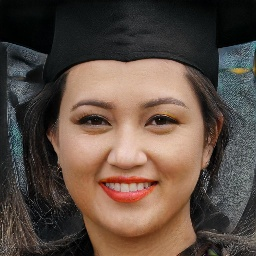
#> input picture src/red/test_data/fake/040MTHBYDL.jpg, 256 x 256 px
$ python -i quality_feature_iqm.py   (imports and definitions only)   (older library calls are emulated)
#> lines starting #> are read from the running program, lines starting #| are printed output that depends on the picture

import scipy
import scipy.signal as ssg
import scipy.ndimage as snf
import numpy as np
from numpy import moveaxis


def gauss_2d(shape=(3, 3), sigma=0.5):
    """
    Returns a 2D gaussian-filter matrix equivalent of matlab
    fspecial('gaussian'...)

    Works correctly.
    @param shape: tuple defining the size of the desired filter in each
        dimension. Elements of tuple should be 2 positive odd-integers.
    @param sigma: float-scalar
    @return h: 2D numpy array. Contains weights for 2D gaussian filter.
    2D gaussian mask - should give the same result as MATLAB's
    fspecial('gaussian',[shape],[sigma])
    """
    m, n = [(ss - 1.) / 2. for ss in shape]
    y, x = np.ogrid[-m:m + 1, -n:n + 1]
    h = np.exp(-(x * x + y * y) / (2. * sigma * sigma))
    h[h < np.finfo(h.dtype).eps * h.max()] = 0
    sumh = h.sum()
    if sumh != 0:
        h /= sumh
    return h


def compute_quality_features(image):
    """Extract a set of image quality-features computed for the input image.

    Parameters:

    image (:py:class:`numpy.ndarray`): A ``uint8`` array with 2 or 3
        dimensions, representing the input image of shape [M,N] (M rows x N
        cols). If 2D, image should contain a gray-image of shape [M,N]. If 3D,
        image should have a shape [3,M,N], and should contain an RGB-image.


    Returns:

    featSet (:py:class:`numpy.ndarray`): a 1D numpy array of 18 float32
        scalars, each representing one image-quality measure. This function
        returns a subset of the image-quality features (for face anti-spoofing)
        that have been described by Galbally et al. in their paper:
        "Image Quality Assessment for Fake Biometric Detection: Application to
        Iris, Fingerprint, and Face Recognition", IEEE Trans. on Image
        Processing Vol 23(2), 2014.
    """
    #print(image.shape)
    # changing input channel to first##
    image = moveaxis(image, 2, 0)
    gray_image = None
    #print("shape of input image:")
    #print(image.shape)
    if len(image.shape) == 3:
        if(image.shape[0] == 3):
            # compute gray-level image for input color-frame
            gray_image = matlab_rgb2gray(image)
#             #print(gray_image.shape)
        else:
            print('error. Wrong kind of input image')
    else:
        if len(image.shape) == 2:
            gray_image = image
#             #print(gray_image.shape)
        else:
            print('error -- wrong kind of input')

    if gray_image is not None:

        gwin = gauss_2d((3, 3), 0.5)  # set up the smoothing-filter
#         print("computing degraded version of image")
        smoothed = ssg.convolve2d(
            gray_image, gwin, boundary='symm', mode='same')

        """
        Some of the image-quality measures computed here require a reference
        image. For these measures, we use the input-image itself as a
        reference-image, and we compute the quality-measure of a smoothed
        version of the input-image. The assumption in this approach is that
        smoothing degrades a spoof-image more than it does a genuine image (see
        Galbally's paper referenced above).
        """
#         print("computing galbally quality features")
        featSet = image_quality_measures(gray_image, smoothed)

        return featSet

    else:
        return None


"""
actually computes various measures of similarity between the two input images,
but also returns some descriptors of the reference-image that are independent
of any other image. Returns a tuple of 18 values, each of which is a float-
scalar. The quality measures computed in this function correspond to the Image-
quality features discussed in Galbally et al., 2014.
"""

def image_quality_measures(refImage, testImage):
    """Compute image-quality measures for testImage and return a tuple of
       quality-measures. Some of the quality-measures require a reference-
       image, but others are 'no-reference' measures.
       :input refImage: 2d numpy array. Should represent input 8-bit gray-level
           image of size [M,N].
       :input testImage: 2d numpy array. Should represent input 8-bit gray-
           level image of size [M,N]..
       :return a tuple of 18 values, each of which is a float-scalar. The
            quality measures computed in this function correspond to the Image-
            quality features discussed in Galbally et al., 2014.
    """
    assert len(refImage.shape) == 2, "refImage should be a 2D array"
    assert len(testImage.shape) == 2, "testImage should be a 2D array"
    assert (refImage.shape[0] == testImage.shape[0]
            ), "The two images should have the same width"
    assert (refImage.shape[1] == testImage.shape[1]
            ), "The two images should have the same height"

    diffImg = refImage.astype(np.float64) - testImage.astype(np.float64)
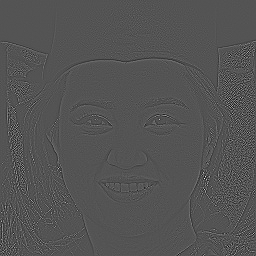
#> diffImg: shape (256, 256) float64; min -0.11, max 0.224, mean -5.11e-17; drawn with min black and max white
    diffSq = np.square(diffImg)
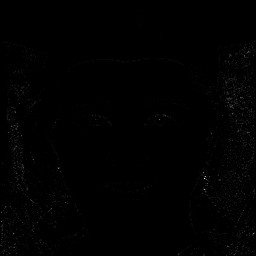
#> diffSq: shape (256, 256) float64; min 0, max 0.0502, mean 0.000263; drawn with min black and max white
    sumDiffSq = np.sum(diffSq)
#> sumDiffSq = 17.21
    absDiffImg = np.absolute(diffImg)

    refSq = np.square(refImage.astype(np.float64))
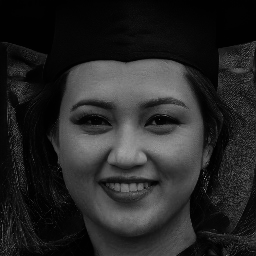
#> refSq: shape (256, 256) float64; min 0.00394, max 0.652, mean 0.153
    sumRefSq = np.sum(refSq)
#> sumRefSq = 9996.1

    # number of pixels in each image
    numPx = refImage.shape[0] * refImage.shape[1]
    maxPxVal = 255.0

    # 1 MSE
    mse00 = float(sumDiffSq) / float(numPx)
#> mse00 = 0.000263

    # 2 PSNR
    psnr01 = np.inf
    if mse00 > 0:
        psnr01 = 10.0 * np.log10(maxPxVal * maxPxVal / mse00)
#> psnr01 = 83.94

    # 3 AD: Average difference
    ad02 = float(np.sum(diffImg)) / float(numPx)
#> ad02 = -5.11e-17

    # 4 SC: structural content
    testSq = np.square(testImage.astype(np.float64))
    sumTestSq = np.sum(testSq)
#> sumTestSq = 9924
    sc03 = np.inf
    if sumTestSq > 0:
        sc03 = float(sumRefSq) / float(sumTestSq)
#> sc03 = 1.01

    # 5 NK: normalized cross-correlation
    imgProd = refImage * testImage  # element-wise product
    nk04 = float(np.sum(imgProd)) / float(sumRefSq)
#> nk04 = 0.996

    # 6 MD: Maximum difference
    md05 = float(np.amax(absDiffImg))
#> md05 = 0.224

    # 7 LMSE: Laplacian MSE scipy implementation of laplacian is different from
    # Matlab's version, especially at the image-borders To significant
    # differences between scipy...laplace and Matlab's del2() are:
    #    a. Matlab del2() divides the convolution result by 4, so the ratio
    #       (scipy.laplace() result)/(del2()-result) is 4
    #    b. Matlab does a different kind of processing at the boundaries, so
    #       the results at the boundaries are different in the 2 calls.
    # In Galbally's Matlab code, there is a factor of 4, which I have dropped
    # (no difference in result),
    # because this is implicit in scipy.ndimage.filters.laplace()
    # mode can be 'wrap', 'reflect', 'nearest', 'mirror', or ['constant' with
    # a specified value]
    op = snf.laplace(refImage, mode='reflect')
    opSq = np.square(op)
    sum_opSq = np.sum(opSq)
#> sum_opSq = 1971.8
    tmp1 = (op - (snf.laplace(testImage, mode='reflect')))
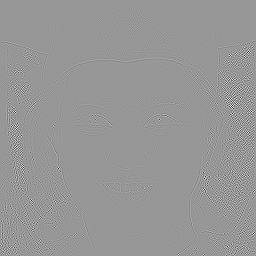
#> tmp1: shape (256, 256) float64; min -1.11, max 0.761, mean -1.25e-19; drawn with min black and max white
    num_op = np.square(tmp1)
    lmse06 = float(np.sum(num_op)) / float(sum_opSq)
#> lmse06 = 0.269

    # 8 NAE: normalized abs. error
    sumRef = np.sum(np.absolute(refImage))
#> sumRef = 21974.6
    nae07 = float(np.sum(absDiffImg)) / float(sumRef)
#> nae07 = 0.0271

    # 9 SNRv: SNR in db
    snrv08 = 10.0 * np.log10(float(sumRefSq) / float(sumDiffSq))
#> snrv08 = 27.64

    # 10 RAMDv: R-averaged max diff (r=10)
    # implementation below is same as what Galbally does in Matlab
    r = 10
    # the [::-1] flips the sorted vector, so that it is in descending order
    sorted = np.sort(diffImg.flatten())[::-1]
    topsum = np.sum(sorted[0:r])
#> topsum = 1.58
    ramdv09 = np.sqrt(float(topsum) / float(r))
#> ramdv09 = 0.397

    # 11,12: MAS: Mean Angle Similarity, MAMS: Mean Angle-Magnitude Similarity
    mas10, mams11 = angle_similarity(refImage, testImage, diffImg)

    fftRef = np.fft.fft2(refImage)
    # fftTest = np.fft.fft2(testImage)

    # 13, 14: SME: spectral magnitude error; SPE: spectral phase error
    # spectralSimilarity(fftRef, fftTest, numPx)
    sme12, spe13 = spectral_similarity(refImage, testImage)

    # 15 TED: Total edge difference
    # ted14 = edge_similarity(refImage, testImage)

    # 16 TCD: Total corner difference
    # tcd15 = corner_similarity(refImage, testImage)

    # 17, 18: GME: gradient-magnitude error; GPE: gradient phase error
    gme16, gpe17 = gradient_similarity(refImage, testImage)

    # 19 SSIM
    ssim18, _ = ssim(refImage, testImage)

    # 20 VIF
    vif19 = vif(refImage, testImage)

    # 21,22,23,24,25: RRED, BIQI, JQI, NIQE: these parameters are not computed
    # here.

    # 26 HLFI: high-low frequency index (implemented as done by Galbally in
    # Matlab).
    hlfi25 = high_low_freq_index(fftRef, refImage.shape[1])

    return np.asarray(
        (mse00,
         psnr01,
         ad02,
         sc03,
         nk04,
         md05,
         lmse06,
         nae07,
         snrv08,
         ramdv09,
         mas10,
         mams11,
         sme12,
         gme16,
         gpe17,
         ssim18,
         vif19,
         hlfi25),
        dtype=np.float32)


"""
Matlab-like RGB to gray...
"""


def matlab_rgb2gray(rgbImage):
    '''converts color rgbImage to gray to produce exactly the same result as
    Matlab would.
    Inputs:
    rgbimage: numpy array of shape [3, height, width]
    Return:
    numpy array of shape [height, width] containing a gray-image with floating-
    point pixel values, in the range[(16.0/255) .. (235.0/255)]
    '''
    # g1 = 0.299*rgbFrame[0,:,:] + 0.587*rgbFrame[1,:,:] +
    # 0.114*rgbFrame[2,:,:] #standard coeffs CCIR601
    # this is how it's done in matlab...
    rgbImage = rgbImage / 255.0
    C0 = 65.481 / 255.0
    C1 = 128.553 / 255.0
    C2 = 24.966 / 255.0
    scaleMin = 16.0 / 255.0
    # scaleMax = 235.0/255.0
    gray = scaleMin + \
        (C0 * rgbImage[0, :, :] + C1 * rgbImage[1, :, :] +
         C2 * rgbImage[2, :, :])
    return gray

"""
SSIM: Structural Similarity index between two gray-level images. The dynamic
range is assumed to be 0..255.
Ref:Z. Wang, A.C. Bovik, H.R. Sheikh and E.P. Simoncelli:
    "Image Quality Assessment: From error measurement to Structural Similarity"
    IEEE Trans. on Image Processing, 13(1), 01/2004
    @param refImage: 2D numpy array (reference image)
    @param testImage: 2D numpy array (test image)
    Both input images should have the same dimensions. This is assumed, and not
    verified in this function
    @return ssim: float-scalar. The mean structural similarity between the 2
        input images.
    @return ssim_map: the SSIM index map of the test image (this map is smaller
        than the test image).
"""


def ssim(refImage, testImage):
    """Compute and return SSIM between two images.

    Parameters:

    refImage: 2D numpy array (reference image)
    testImage: 2D numpy array (test image)

    Returns:

    Returns ssim and ssim_map
    ssim: float-scalar. The mean structural similarity between the 2 input
        images.
    ssim_map: the SSIM index map of the test image (this map is smaller than
        the test image).
    """
    M = refImage.shape[0]
    N = refImage.shape[1]

    winSz = 11  # window size for gaussian filter
    winSgm = 1.5  # sigma for gaussian filter

    # input image should be at least 11x11 in size.
    if(M < winSz) or (N < winSz):
        ssim_index = -np.inf
        ssim_map = -np.inf

        return ssim_index, ssim_map

    # construct the gaussian filter
    gwin = gauss_2d((winSz, winSz), winSgm)

    # constants taken from the initial matlab implementation provided by
    # Bovik's lab.
    K1 = 0.01
    K2 = 0.03
    L = 255  # dynamic range.

    C1 = (K1 * L) * (K1 * L)
    C2 = (K2 * L) * (K2 * L)
    # refImage=refImage.astype(np.float)
    # testImage=testImage.astype(np.float)

    # ssg is scipy.signal
    mu1 = ssg.convolve2d(refImage, gwin, mode='valid')
    mu2 = ssg.convolve2d(testImage, gwin, mode='valid')

    mu1Sq = mu1 * mu1
    mu2Sq = mu2 * mu2
    mu1_mu2 = mu1 * mu2

    sigma1_sq = ssg.convolve2d(
        (refImage * refImage),
        gwin,
        mode='valid') - mu1Sq
    sigma2_sq = ssg.convolve2d(
        (testImage * testImage),
        gwin,
        mode='valid') - mu1Sq
    sigma12 = ssg.convolve2d(
        (refImage * testImage),
        gwin,
        mode='valid') - mu1_mu2

    assert (C1 > 0 and C2 > 0), "Conditions for computing ssim with this "
    "code are not met. Set the Ks and L to values > 0."
    num1 = (2.0 * mu1_mu2 + C1) * (2.0 * sigma12 + C2)
    den1 = (mu1Sq + mu2Sq + C1) * (sigma1_sq + sigma2_sq + C2)
    ssim_map = num1 / den1

    ssim = np.average(ssim_map)

    return ssim, ssim_map


def vif(refImage, testImage):
    """
    VIF: Visual Information Fidelity measure.
    Ref: H.R. Sheikh and A.C. Bovik: "Image Information and Visual Quality",
    IEEE Trans. Image Processing. Adapted from Galbally's matlab code, which
    was provided by Bovik et al's LIVE lab.
        @param refImage: 2D numpy array (reference image)
        @param testImage: 2D numpy array (test image)
        Both input images should have the same dimensions. This is assumed, and
        not verified in this function
        @return vifp: float-scalar. Measure of visual information fidelity
            between the 2 input images
    """
    sigma_nsq = 2.0
    num = 0
    den = 0

    # sc is scale, taking values (1,2,3,4)
    for sc in range(1, 5):
        N = (2**(4 - sc + 1)) + 1
        win = gauss_2d((N, N), (float(N) / 5.0))

        if sc > 1:
            refImage = ssg.convolve2d(refImage, win, mode='valid')
            testImage = ssg.convolve2d(testImage, win, mode='valid')
            # downsample by factor 2 in each direction
            refImage = refImage[::2, ::2]
            testImage = testImage[::2, ::2]

        mu1 = ssg.convolve2d(refImage, win, mode='valid')
        mu2 = ssg.convolve2d(testImage, win, mode='valid')
        mu1Sq = mu1 * mu1
        mu2Sq = mu2 * mu2
        mu1_mu2 = mu1 * mu2

        sigma1_sq = ssg.convolve2d(
            (refImage * refImage), win, mode='valid') - mu1Sq
        sigma2_sq = ssg.convolve2d(
            (testImage * testImage), win, mode='valid') - mu2Sq
        sigma12 = ssg.convolve2d(
            (refImage * testImage),
            win,
            mode='valid') - mu1_mu2

        sigma1_sq[sigma1_sq < 0] = 0  # set negative filter responses to 0.
        sigma2_sq[sigma2_sq < 0] = 0

        g = sigma12 / (sigma1_sq + 1e-10)
        sv_sq = sigma2_sq - g * sigma12

        g[(sigma1_sq < 1e-10)] = 0
        sv_sq[sigma1_sq < 1e-10] = sigma2_sq[sigma1_sq < 1e-10]
        sigma1_sq[sigma1_sq < 1e-10] = 0

        g[(sigma2_sq < 1e-10)] = 0
        sv_sq[sigma2_sq < 1e-10] = 0

        sv_sq[g < 0] = sigma2_sq[g < 0]
        g[g < 0] = 0
        # sic. As implemented in the original matlab version...
        sv_sq[sv_sq <= 1e-10] = 1e-10

        m1 = g * g * sigma1_sq
        m2 = sv_sq + sigma_nsq
        m3 = np.log10(1 + m1 / m2)

        m4 = np.log10(1 + (sigma1_sq / sigma_nsq))

        num += np.sum(m3)
        den += np.sum(m4)

    vifp = num / den
    return vifp

def high_low_freq_index(imgFFT, ncols):
    """
    HLFI: relative difference between high- and low-frequency energy in image.
    Ref: I. Avcibas, N. Memon, B. Sankur: "Steganalysis using image quality
    metrics", IEEE Trans. Image Processing, 12, 2003.
    @param imgFFT: 2D numpy array of complex numbers, representing Fourier
        transform of test image.
    @param ncols: int. Number of columns in image.
    @return float-scalar.
    """

    N = ncols
    colHalf = int(round(N / 2))  # (N/2) + (N % 2) #round it up
    freqSel = 0.15

    freqCol = round(freqSel * N)
    lowFreqColHalf = int(round(freqCol / 2.0))

    fftRes = imgFFT  # np.fft.fft2(image)
    fftMag = np.abs(fftRes)
    totalEnergy = np.sum(fftMag)
    # print(totalEnergy)

    lowIdx = colHalf - lowFreqColHalf
    hiIdx = colHalf + lowFreqColHalf
    LowFreqMag = fftMag[:, lowIdx:hiIdx]
    lowFreqMagTotal = np.sum(LowFreqMag)

    fftMag[:, lowIdx:hiIdx] = 0
    highFreqMagTotal = np.sum(fftMag)

    highLowFreqIQ = np.abs(
        lowFreqMagTotal - highFreqMagTotal) / float(totalEnergy)

    return highLowFreqIQ

# [114 lines left out: functions gradient_similarity, testRegionalMax, regionalmax, not called in this run]

def gradient_similarity(refImage, testImage):
    """
    Image similarity based on gradient. Computes the mean phase and magnitude
    difference of gradient between input reference and test images.
    Ref: I. Avcibas, N. Memon, B. Sankur: "Steganalysis using image quality
    metrics", IEEE Trans. Image Processing, 12, 2003.
        @param refImage: 2D numpy array (reference image)
        @param testImage: 2D numpy array (test image)
        Both input images should have the same dimensions. This is assumed, and
        not verified in this function.
        @return difGradMag: float-scalar. Mean difference in gradient-
            magnitude.
        @return difGradPhase: float-scalar. Mean difference in gradient-phase.
    """

    # we assume that testImage is of the same shape as refImage
    numPx = refImage.shape[0] * refImage.shape[1]

    # compute gradient (a la matlab) for reference image
    # 5: spacing of 5 pixels between 2 sites of grad. evaluation.
    refGrad = np.gradient(refImage, 5, 5)

    refReal = refGrad[0]
    refImag = refGrad[1]
    refGradComplex = refReal + 1j * refImag

    refMag = np.abs(refGradComplex)
    refPhase = np.arctan2(refImag, refReal)

    # compute gradient for test image
    # 5: spacing of 5 pixels between 2 sites of grad. evaluation. It applies
    # to both dims.
    testGrad = np.gradient(testImage, 5)
    testReal = testGrad[0]
    testImag = testGrad[1]
    testGradComplex = testReal + 1j * testImag

    testMag = np.abs(testGradComplex)
    testPhase = np.arctan2(testImag, testReal)

    absPhaseDiff = np.abs(refPhase - testPhase)
    difGradPhase = (np.sum(absPhaseDiff)) / float(numPx)

    absMagDiff = np.abs(refMag - testMag)
    difGradMag = float(np.sum(absMagDiff)) / float(numPx)

    return difGradMag, difGradPhase


# [238 lines left out: functions testRegionalMax, regionalmax, cornerMetric, corner_similarity, edge_similarity, edge_thinning, not called in this run]


def spectral_similarity(refImage, testImage):
    """
    @param refImage: 2D numpy array (reference image)
    @param testImage: 2D numpy array (test image)
    @return sme: float-scalar. Mean difference in magnitudes of spectra of the
        two images.
    @return spe: float-scalar. Mean difference in phases of spectra of the two
        images.
    """

    # assume that ref and test images have the same shape
    rows = refImage.shape[0]
    cols = refImage.shape[1]
    numPx = rows * cols
    fftRef = np.fft.rfft2(refImage)
    fftTest = np.fft.rfft2(testImage)

    refMag = np.abs(fftRef)
    testMag = np.abs(fftTest)
    absMagDiff = np.abs(refMag - testMag)
    # SME: spectral magnitude error
    sme = np.sum(absMagDiff * absMagDiff) / float(numPx)

    # SPE: spectral phase error
    refPhase = np.angle(fftRef)
    testPhase = np.angle(fftTest)
    absPhaseDiff = np.abs(refPhase - testPhase)
    spe = np.sum(absPhaseDiff * absPhaseDiff) / float(numPx)

    return sme, spe


def angle_similarity(refImage, testImage, diffImage):
    """
    Cosine-Similarity between the the rows of the two input images.
    Ref: I. Avcibas, N. Memon, B. Sankur: "Steganalysis using image quality
    metrics", IEEE Trans. Image Processing, 12, 2003.
    @param refImage: 2D numpy array (reference image)
    @param testImage: 2D numpy array (test image)
    @param diffImage: 2D numpy array. Difference between refImage and
        testImage. Not strictly necessary as input but precomputed here, to
        save computation time.
    @return mas: float-scalar. Mean angle-similarity.
    @return mams: float-scalar. Mean angle-magnitude similarity.
    """
    mas = None
    mams = None

    numPx = refImage.shape[0] * refImage.shape[1]

    refNorm = np.linalg.norm(refImage, axis=1)
#> refNorm = 256 values, max 8.86 at index 146, min 1.54 at index 0, mean 5.89
    testNorm = np.linalg.norm(testImage, axis=1)
#> testNorm = 256 values, max 8.83 at index 146, min 1.54 at index 0, mean 5.87
    thetaVec = np.zeros([refImage.shape[0], 1])
    diffNorm = np.linalg.norm(diffImage, axis=1)
#> diffNorm = 256 values, max 0.389 at index 233, min 0.0399 at index 5, mean 0.245
    magnitVec = diffNorm / 255.0  # Galbally divides by sqrt(255**2)
#> magnitVec = 256 values, max 0.00152 at index 233, min 0.000157 at index 5, mean 0.000959
    magnitVec = np.reshape(magnitVec, (refImage.shape[0], 1))

    for i in range(refImage.shape[0]):
        refR = refImage[i, :]
        testR = testImage[i, :]
        cosTheta = np.dot(refR, testR) / (refNorm[i] * testNorm[i])
        if(cosTheta < -1.0):
            cosTheta = -1.0
        if(cosTheta > 1.0):
            cosTheta = 1.0
        theta = np.arccos(cosTheta)
        thetaVec[i] = theta
#> this loop made 256 passes
#> theta on passes 1 to 3: 0.0282, 0.0267, 0.0275
#> after the loop, thetaVec = 256 values, max 0.0747 at index 54, min 0.0229 at index 68, mean 0.042

    # [11 lines of commented-out code are left out]

    tmp2 = thetaVec * 2.0 / np.pi
#> tmp2 = 256 values, max 0.0476 at index 54, min 0.0146 at index 68, mean 0.0268

    # MAS: mean angle similarity
    mas = 1.0 - (sum(tmp2) / float(numPx))
#> mas = [1]

    tmp3 = 1.0 - tmp2
#> tmp3 = 256 values, max 0.985 at index 68, min 0.952 at index 54, mean 0.973
    tmp4 = 1.0 - magnitVec
#> tmp4 = 256 values, max 1 at index 5, min 0.998 at index 233, mean 0.999
    chi = 1.0 - (tmp3 * tmp4)
#> chi = 256 values, max 0.0487 at index 54, min 0.0149 at index 5, mean 0.0277
    # MAMS: mean angle-magnitude similarity
    mams = sum(chi) / float(numPx)
#> mams = [0.000108]

    return (float(mas), float(mams))

>>> import cv2
>>> picture = cv2.cvtColor(cv2.imread('../red/test_data/fake/040MTHBYDL.jpg'), cv2.COLOR_BGR2RGB)
>>> result = compute_quality_features(picture)
#> in image_quality_measures, `mas10, mams11 = angle_similarity(refImage, testImage, diffImg)`: mas10 = 1; mams11 = 0.000108
#> in spectral_similarity, `refMag = np.abs(fftRef)`:
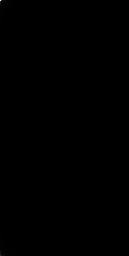
#> refMag: shape (256, 129) float64; min 0.106, max 21974.6, mean 14.6; drawn with min black and max white
#> in spectral_similarity, `absMagDiff = np.abs(refMag - testMag)`:
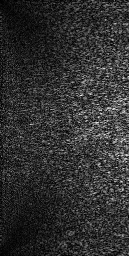
#> absMagDiff: shape (256, 129) float64; min 3.64e-12, max 17.8, mean 3.42; drawn with min black and max white
#> in spectral_similarity, `sme = np.sum(absMagDiff * absMagDiff) / float(numPx)`: sme = 8.6
#> in spectral_similarity, `refPhase = np.angle(fftRef)`:
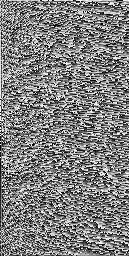
#> refPhase: shape (256, 129) float64; min -3.14, max 3.14, mean 0.0131; drawn with min black and max white
#> (the rest of the program and of its run is left out)
